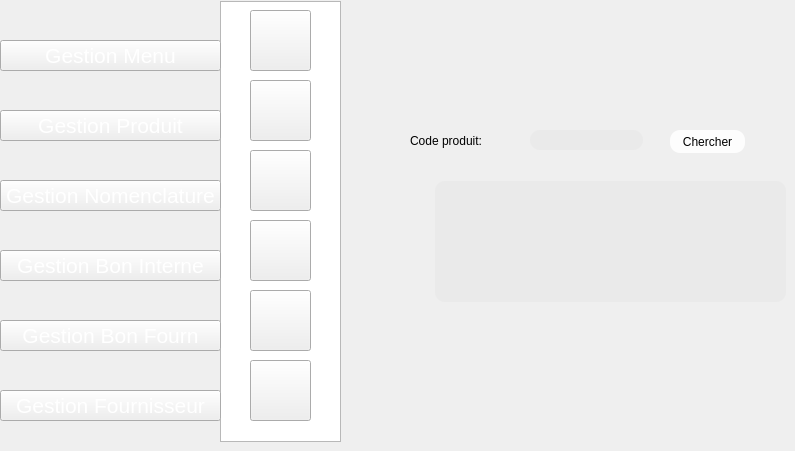
   <widget class="QWidget" name="page_16">
    <widget class="QPushButton" name="pushButton_104">
     <property name="geometry">
      <rect>
       <x>250</x>
       <y>220</y>
       <width>61</width>
       <height>61</height>
      </rect>
     </property>
     <property name="styleSheet">
      <string notr="true">image: url(:/new/prefix1/img/icon-supp2 (1).png);</string>
     </property>
     <property name="text">
      <string/>
     </property>
    </widget>
    <widget class="QPushButton" name="pushButton_106">
     <property name="geometry">
      <rect>
       <x>250</x>
       <y>80</y>
       <width>61</width>
       <height>61</height>
      </rect>
     </property>
     <property name="styleSheet">
      <string notr="true">image: url(:/new/prefix1/img/icon-modif2 (1).png);</string>
     </property>
     <property name="text">
      <string/>
     </property>
    </widget>
    <widget class="QPushButton" name="pushButton_107">
     <property name="geometry">
      <rect>
       <x>250</x>
       <y>10</y>
       <width>61</width>
       <height>61</height>
      </rect>
     </property>
     <property name="styleSheet">
      <string notr="true">image: url(:/new/prefix1/img/icon-ajout2.png);
background-image: url(:/new/prefix1/img/bg.png);</string>
     </property>
     <property name="text">
      <string/>
     </property>
    </widget>
    <widget class="QListView" name="listView_12">
     <property name="geometry">
      <rect>
       <x>220</x>
       <y>1</y>
       <width>121</width>
       <height>441</height>
      </rect>
     </property>
     <property name="styleSheet">
      <string notr="true">background-image: url(:/new/prefix1/img/selected.png);</string>
     </property>
    </widget>
    <widget class="QPushButton" name="pushButton_108">
     <property name="geometry">
      <rect>
       <x>250</x>
       <y>290</y>
       <width>61</width>
       <height>61</height>
      </rect>
     </property>
     <property name="styleSheet">
      <string notr="true">
image: url(:/new/prefix1/img/aa.png);</string>
     </property>
     <property name="text">
      <string/>
     </property>
    </widget>
    <widget class="QPushButton" name="pushButton_110">
     <property name="geometry">
      <rect>
       <x>250</x>
       <y>150</y>
       <width>61</width>
       <height>61</height>
      </rect>
     </property>
     <property name="styleSheet">
      <string notr="true">image: url(:/new/prefix1/img/icon-afficher2.png);</string>
     </property>
     <property name="text">
      <string/>
     </property>
    </widget>
    <widget class="QPushButton" name="chercherprod">
     <property name="geometry">
      <rect>
       <x>670</x>
       <y>130</y>
       <width>75</width>
       <height>23</height>
      </rect>
     </property>
     <property name="styleSheet">
      <string notr="true">                                         border-radius: 10px;
background-color: rgb(253, 253, 253);
                                        
font: 9pt &quot;MS Reference Sans Serif&quot;;</string>
     </property>
     <property name="text">
      <string>Chercher</string>
     </property>
    </widget>
    <widget class="QLineEdit" name="lineEdit_28">
     <property name="geometry">
      <rect>
       <x>530</x>
       <y>130</y>
       <width>113</width>
       <height>20</height>
      </rect>
     </property>
     <property name="styleSheet">
      <string notr="true">                                         border-radius: 10px;
background-color: rgb(234, 234, 234);
font: 9pt &quot;MS Reference Sans Serif&quot;;
</string>
     </property>
    </widget>
    <widget class="QTableView" name="tableView_11">
     <property name="geometry">
      <rect>
       <x>435</x>
       <y>181</y>
       <width>351</width>
       <height>121</height>
      </rect>
     </property>
     <property name="styleSheet">
      <string notr="true">                                     border-radius: 10px;
font: 9pt &quot;MS Reference Sans Serif&quot;;
background-color: rgb(234, 234, 234);</string>
     </property>
    </widget>
    <widget class="QLabel" name="label_155">
     <property name="geometry">
      <rect>
       <x>410</x>
       <y>130</y>
       <width>101</width>
       <height>21</height>
      </rect>
     </property>
     <property name="styleSheet">
      <string notr="true">                                     border-radius: 10px;
font: 9pt &quot;MS Reference Sans Serif&quot;;
</string>
     </property>
     <property name="text">
      <string>Code produit:</string>
     </property>
    </widget>
    <widget class="QPushButton" name="pushButton_432">
     <property name="geometry">
      <rect>
       <x>0</x>
       <y>390</y>
       <width>221</width>
       <height>31</height>
      </rect>
     </property>
     <property name="font">
      <font>
       <pointsize>16</pointsize>
       <weight>50</weight>
       <bold>false</bold>
      </font>
     </property>
     <property name="styleSheet">
      <string notr="true">color: rgb(255, 255, 255);

</string>
     </property>
     <property name="text">
      <string>Gestion Fournisseur</string>
     </property>
    </widget>
    <widget class="QPushButton" name="pushButton_428">
     <property name="geometry">
      <rect>
       <x>0</x>
       <y>250</y>
       <width>221</width>
       <height>31</height>
      </rect>
     </property>
     <property name="font">
      <font>
       <pointsize>16</pointsize>
       <weight>50</weight>
       <bold>false</bold>
      </font>
     </property>
     <property name="styleSheet">
      <string notr="true">color: rgb(255, 255, 255);

</string>
     </property>
     <property name="text">
      <string>Gestion Bon Interne</string>
     </property>
    </widget>
    <widget class="QPushButton" name="pushButton_431">
     <property name="geometry">
      <rect>
       <x>0</x>
       <y>320</y>
       <width>221</width>
       <height>31</height>
      </rect>
     </property>
     <property name="font">
      <font>
       <pointsize>16</pointsize>
       <weight>50</weight>
       <bold>false</bold>
      </font>
     </property>
     <property name="styleSheet">
      <string notr="true">color: rgb(255, 255, 255);

</string>
     </property>
     <property name="text">
      <string>Gestion Bon Fourn</string>
     </property>
    </widget>
    <widget class="QPushButton" name="pushButton_427">
     <property name="geometry">
      <rect>
       <x>0</x>
       <y>40</y>
       <width>221</width>
       <height>31</height>
      </rect>
     </property>
     <property name="font">
      <font>
       <pointsize>16</pointsize>
       <weight>50</weight>
       <bold>false</bold>
      </font>
     </property>
     <property name="styleSheet">
      <string notr="true">color: rgb(255, 255, 255);

</string>
     </property>
     <property name="text">
      <string>Gestion Menu</string>
     </property>
    </widget>
    <widget class="QPushButton" name="pushButton_430">
     <property name="geometry">
      <rect>
       <x>0</x>
       <y>180</y>
       <width>221</width>
       <height>31</height>
      </rect>
     </property>
     <property name="font">
      <font>
       <pointsize>16</pointsize>
       <weight>50</weight>
       <bold>false</bold>
      </font>
     </property>
     <property name="styleSheet">
      <string notr="true">color: rgb(255, 255, 255);

</string>
     </property>
     <property name="text">
      <string>Gestion Nomenclature</string>
     </property>
    </widget>
    <widget class="QPushButton" name="pushButton_444">
     <property name="geometry">
      <rect>
       <x>0</x>
       <y>110</y>
       <width>221</width>
       <height>31</height>
      </rect>
     </property>
     <property name="font">
      <font>
       <pointsize>16</pointsize>
       <weight>50</weight>
       <bold>false</bold>
      </font>
     </property>
     <property name="styleSheet">
      <string notr="true">color: rgb(255, 255, 255);

</string>
     </property>
     <property name="text">
      <string>Gestion Produit</string>
     </property>
    </widget>
    <widget class="QPushButton" name="pushButton_2">
     <property name="geometry">
      <rect>
       <x>250</x>
       <y>360</y>
       <width>61</width>
       <height>61</height>
      </rect>
     </property>
     <property name="styleSheet">
      <string notr="true">image: url(:/new/prefix1/img/icon-stat.png);</string>
     </property>
     <property name="text">
      <string/>
     </property>
    </widget>
    <zorder>listView_12</zorder>
    <zorder>pushButton_104</zorder>
    <zorder>pushButton_106</zorder>
    <zorder>pushButton_107</zorder>
    <zorder>pushButton_108</zorder>
    <zorder>pushButton_110</zorder>
    <zorder>chercherprod</zorder>
    <zorder>lineEdit_28</zorder>
    <zorder>tableView_11</zorder>
    <zorder>label_155</zorder>
    <zorder>pushButton_432</zorder>
    <zorder>pushButton_428</zorder>
    <zorder>pushButton_431</zorder>
    <zorder>pushButton_427</zorder>
    <zorder>pushButton_430</zorder>
    <zorder>pushButton_444</zorder>
    <zorder>pushButton_2</zorder>
   </widget>
